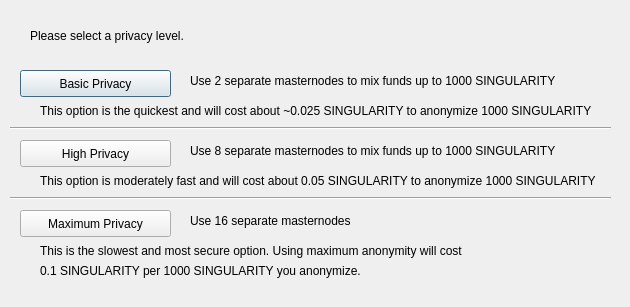
<?xml version="1.0" encoding="UTF-8"?>
<ui version="4.0">
 <class>DarksendConfig</class>
 <widget class="QDialog" name="DarksendConfig">
  <property name="geometry">
   <rect>
    <x>0</x>
    <y>0</y>
    <width>630</width>
    <height>307</height>
   </rect>
  </property>
  <property name="windowTitle">
   <string>Configure Darksend</string>
  </property>
  <widget class="QPushButton" name="buttonBasic">
   <property name="geometry">
    <rect>
     <x>20</x>
     <y>70</y>
     <width>151</width>
     <height>27</height>
    </rect>
   </property>
   <property name="text">
    <string>Basic Privacy</string>
   </property>
  </widget>
  <widget class="QPushButton" name="buttonHigh">
   <property name="geometry">
    <rect>
     <x>20</x>
     <y>140</y>
     <width>151</width>
     <height>27</height>
    </rect>
   </property>
   <property name="text">
    <string>High Privacy</string>
   </property>
  </widget>
  <widget class="QPushButton" name="buttonMax">
   <property name="geometry">
    <rect>
     <x>20</x>
     <y>210</y>
     <width>151</width>
     <height>27</height>
    </rect>
   </property>
   <property name="text">
    <string>Maximum Privacy</string>
   </property>
  </widget>
  <widget class="QLabel" name="label">
   <property name="geometry">
    <rect>
     <x>30</x>
     <y>20</y>
     <width>571</width>
     <height>31</height>
    </rect>
   </property>
   <property name="text">
    <string>Please select a privacy level.</string>
   </property>
  </widget>
  <widget class="QLabel" name="label_2">
   <property name="geometry">
    <rect>
     <x>190</x>
     <y>70</y>
     <width>421</width>
     <height>21</height>
    </rect>
   </property>
   <property name="text">
    <string>Use 2 separate masternodes to mix funds up to 1000 SINGULARITY</string>
   </property>
  </widget>
  <widget class="QLabel" name="label_3">
   <property name="geometry">
    <rect>
     <x>190</x>
     <y>140</y>
     <width>411</width>
     <height>21</height>
    </rect>
   </property>
   <property name="text">
    <string>Use 8 separate masternodes to mix funds up to 1000 SINGULARITY</string>
   </property>
  </widget>
  <widget class="QLabel" name="label_4">
   <property name="geometry">
    <rect>
     <x>190</x>
     <y>210</y>
     <width>421</width>
     <height>21</height>
    </rect>
   </property>
   <property name="text">
    <string>Use 16 separate masternodes</string>
   </property>
  </widget>
  <widget class="QLabel" name="label_6">
   <property name="geometry">
    <rect>
     <x>40</x>
     <y>100</y>
     <width>561</width>
     <height>21</height>
    </rect>
   </property>
   <property name="text">
    <string>This option is the quickest and will cost about ~0.025 SINGULARITY to anonymize 1000 SINGULARITY</string>
   </property>
  </widget>
  <widget class="QLabel" name="label_7">
   <property name="geometry">
    <rect>
     <x>40</x>
     <y>170</y>
     <width>561</width>
     <height>21</height>
    </rect>
   </property>
   <property name="text">
    <string>This option is moderately fast and will cost about 0.05 SINGULARITY to anonymize 1000 SINGULARITY</string>
   </property>
  </widget>
  <widget class="QLabel" name="label_8">
   <property name="geometry">
    <rect>
     <x>40</x>
     <y>240</y>
     <width>561</width>
     <height>21</height>
    </rect>
   </property>
   <property name="text">
    <string>This is the slowest and most secure option. Using maximum anonymity will cost</string>
   </property>
  </widget>
  <widget class="QLabel" name="label_9">
   <property name="geometry">
    <rect>
     <x>40</x>
     <y>260</y>
     <width>561</width>
     <height>21</height>
    </rect>
   </property>
   <property name="text">
    <string>0.1 SINGULARITY per 1000 SINGULARITY you anonymize.</string>
   </property>
  </widget>
  <widget class="Line" name="line">
   <property name="geometry">
    <rect>
     <x>10</x>
     <y>120</y>
     <width>601</width>
     <height>16</height>
    </rect>
   </property>
   <property name="orientation">
    <enum>Qt::Horizontal</enum>
   </property>
  </widget>
  <widget class="Line" name="line_2">
   <property name="geometry">
    <rect>
     <x>10</x>
     <y>190</y>
     <width>601</width>
     <height>16</height>
    </rect>
   </property>
   <property name="orientation">
    <enum>Qt::Horizontal</enum>
   </property>
  </widget>
 </widget>
 <resources/>
 <connections/>
</ui>
